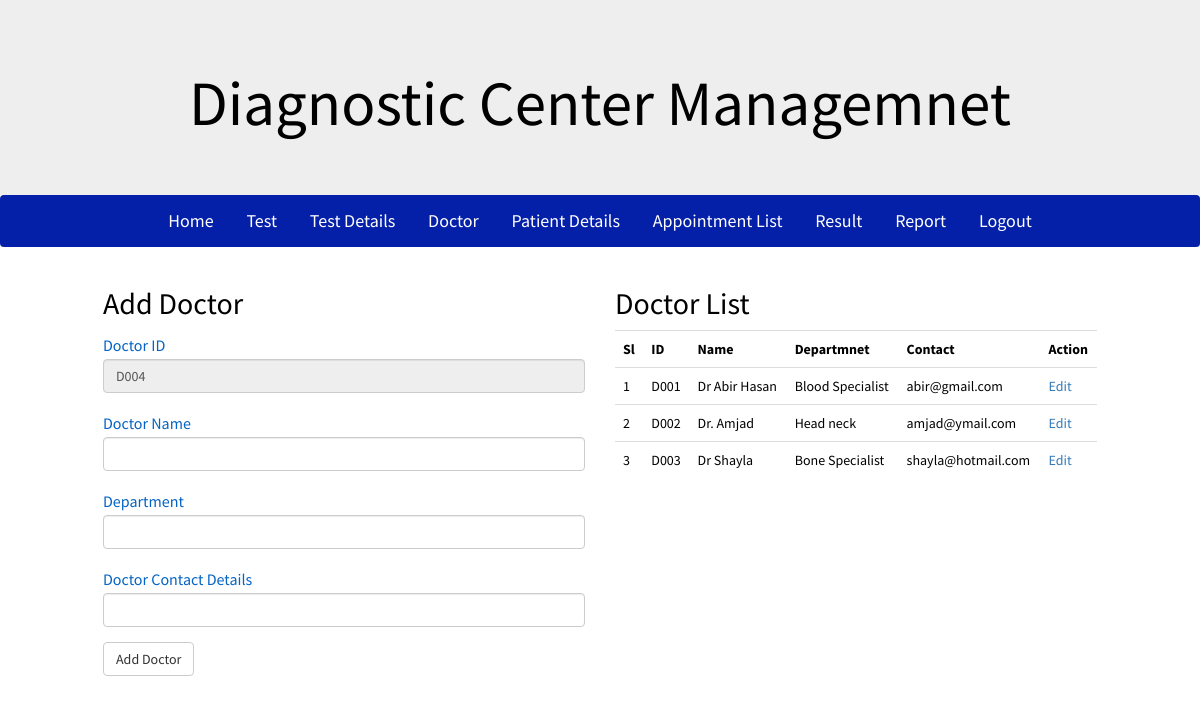
/admin/doctor.php (signed in), run on the app's committed database.
### tables this page shows
CREATE TABLE `doctor` (
  `id` int(100) NOT NULL,
  `doctor_id` varchar(100) NOT NULL,
  `name` varchar(100) NOT NULL,
  `department` varchar(100) NOT NULL,
  `contact` varchar(100) NOT NULL
);

### admin/include/check-login.php (called while the page is built, shortened)
<?php
	if(isset($_COOKIE['username']))
	{
		$username = $_COOKIE['username'];
		$pass = $_COOKIE['password'];
		$check = $conn->query("SELECT * FROM admin WHERE username = '$username'");
		foreach($check as $info)
		{
			if ($pass != $info['password'])
			{
				$login = 0;
			}
			else
			{
				$login = 1;
			}
		}
	}
?>

### admin/doctor.php (the view, shortened to what this page needs)
<?php
	include('../configuration.php');
    $conn = new PDO("mysql:host=$host;dbname=$db",$user,$pw);
	include('include/check-login.php');
?>
<?php
	$check_ID = $conn->query("SELECT * FROM doctor");
	if($check_ID->rowCount() == 0){
		$doc_ID = 'D001';
	}
	else{
		$doc_ID_counter = $check_ID->rowCount();
		if($doc_ID_counter <= 8){
			$doc_ID = 'D00'.(string)($doc_ID_counter + 1);
		}
		else{
			$doc_ID = 'D0'.(string)($doc_ID_counter + 1);
		}
	}
?>
<?php include('include/header.php'); ?>
<?php include('include/admin-nav.php'); ?>
<?php
	if($login == 0)
	{
		header('location:index.php');
	}
	else
	{
?>
<div class="container">
	<div class="row">
		<div class="col-md-6">
			<h2>Add Doctor</h2>
			<form method="post">
			  <div class="form-group">
			    <label for="testID">Doctor ID</label>
			    <input type="text" name="doc_id" value="<?php echo $doc_ID; ?>" class="form-control" id="testID" readonly >
			  </div>
			  <div class="form-group">
			    <label for="testType">Doctor Name</label>
			    <input type="text" name="doc_name" required class="form-control" id="testType">
			  </div>
			  <div class="form-group">
			    <label for="testCost1">Department</label>
			    <input type="text" name="dept" required class="form-control" id="testCost1">
			  </div>
			  <div class="form-group">
			    <label for="testCost">Doctor Contact Details</label>
			    <input type="text" name="doc_contact" required class="form-control" id="testCost">
			  </div>
			  <button type="submit" name="add_doctor" class="btn btn-default">Add Doctor</button>
			</form>
		</div>
		<div class="col-md-6">
			<h2>Doctor List</h2>
			<table class="table">
				<?php
					$check = $conn->query("SELECT * FROM doctor");
					if($check->rowCount() != 0){
				?>
				<tr>
					<th>Sl</th>
					<th>ID</th>
					<th>Name</th>
					<th>Departmnet</th>
					<th>Contact</th>
					<th>Action</th>
				</tr>
				<?php
					}
					else
						echo "<h4>Empty List</h4>";
					$sl = 1;
					foreach ($check as $doc_val) {
					?>
					<tr>
						<td><?php echo $sl; ?></td>
						<td><?php echo $doc_val['doctor_id'] ?></td>
						<td><?php echo $doc_val['name'] ?></td>
						<td><?php echo $doc_val['department'] ?></td>
						<td><?php echo $doc_val['contact'] ?></td>
						<td><a href="doctor_edit.php?docId=<?php echo $doc_val['id'];?>">Edit</a></td>
					</tr>
					<?php
						$sl++;
					}
				?>
			</table>
		</div>
	</div>
</div>
<footer></footer>
</body>
</html>
<?php
	}
?>

### css/style.css (style rules this page uses)
body { font-family: 'Source Sans Pro', sans-serif; background-size:cover; font-weight: 400; font-size: 14px; line-height: 21px; color: #000; margin-bottom: 0; overflow-y: auto; overflow-x: hidden; background:#fff; }
a:link { text-decoration: none; }
.container { max-width:1024px; position: relative; z-index: 2; }
.form_wrap form label,label { color:#0464c5; font-family: 'Source Sans Pro'; font-weight:400; font-size:16px; margin-bottom:3px !important; padding-top:5px !important; }
footer { padding: 30px 0; }

### data on the page
doctor: doctor "D001", name "Dr Abir Hasan", department "Blood Specialist", contact "abir@gmail.com"
doctor: doctor "D002", name "Dr. Amjad", department "Head neck", contact "amjad@ymail.com"
doctor: doctor "D003", name "Dr Shayla", department "Bone Specialist", contact "shayla@hotmail.com"
